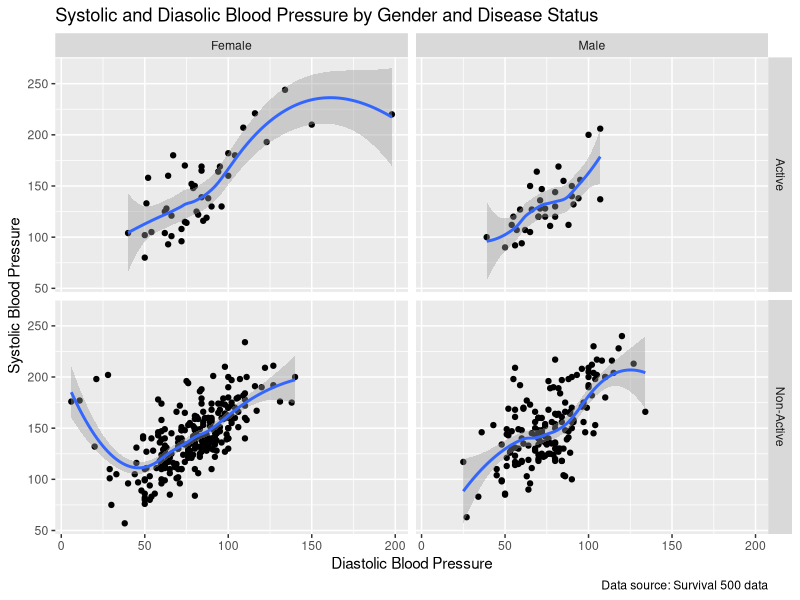

Reproduce this figure in R. (Note: this script raises an error after producing the figure.)
# LOOKING AT JOURNAL B
library(tidyverse)

surv<-read.csv("data/whas500.csv")%>%
  mutate(LENFOLY = round(LENFOL/365.25, 2), ## change follow-up days to years for better visualization
         AFB_C = ifelse(AFB==1, "Active", "Non-Active"),
         GENDER_C = ifelse(GENDER==1, "Male", "Female"),
         CVD_C = ifelse(CVD==1, "Yes", "No")) 


pubgraph1<-
  ggplot(data = surv, mapping = aes(x =DIASBP , y =SYSBP )) + 
  geom_point() + 
  facet_grid(rows = vars(AFB_C), cols = vars(GENDER_C)) +
  labs(title="Systolic and Diasolic Blood Pressure by Gender and Disease Status",
       y="Systolic Blood Pressure",
       x="Diastolic Blood Pressure",
       caption="Data source: Survival 500 data")+
  geom_smooth(mapping=aes(group=NA,  x=DIASBP,y=SYSBP))

ggplot2::ggsave(filename="images/pubgraph1-dot3.jpg",
                plot=pubgraph1,
                device="jpg",
                dpi = 72,
                width=450,
                height=400,
                units = "px")